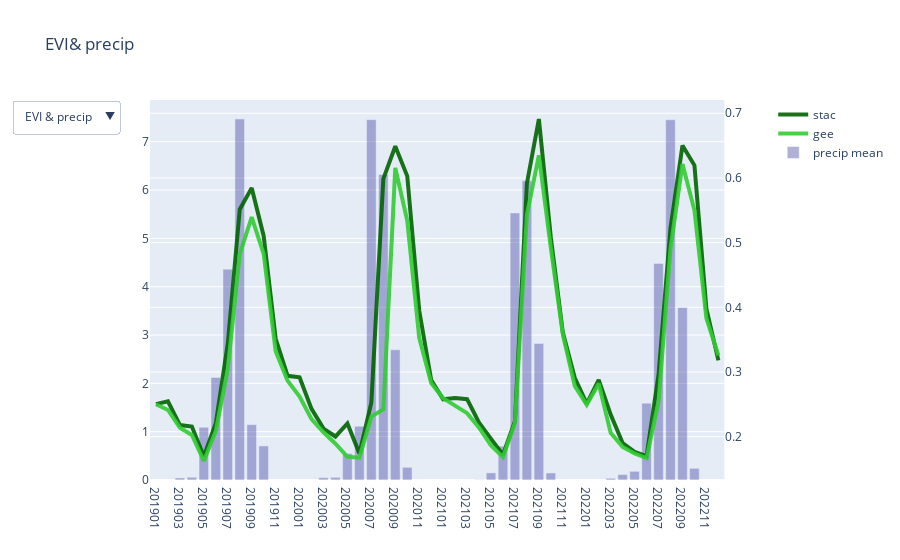

Notebook code cell kept with this figure:
### Code cell
## corr coeff for STAC vs GEE time series 

import plotly.graph_objects as go
from plotly.subplots import make_subplots
import os
import pandas as pd
from scipy.stats import pearsonr   

commonStartYR=2019
commonEndYR=2022
VI="EVI"
stacFi=r"C:\Users\Lauren\Downloads\fieldPts_stac"+VI+"1822.csv"
geeFi=r"C:\Users\Lauren\Downloads\fieldPts_gee"+VI+"1923.csv"

df1 = pd.read_csv(stacFi, index_col=["Unnamed: 0", "geometry"])
df1.columns = [i.split("_")[-1] for i in df1.columns.to_list() ]
df1 = df1[[i for i in df1.columns.to_list() if int(i[:4]) >= commonStartYR and int(i[:4]) <= commonEndYR]]
for col in df1.columns.to_list(): 
    df1[col] = df1[col].mask(df1[col] >= 1, 1)
    df1[col] = df1[col].mask(df1[col] <= -1, -1)
stac_means =[df1[i].values[~np.isnan(df1[i].values)].mean() for i in df1.columns.to_list()]

df2 = pd.read_csv(geeFi, index_col=["Unnamed: 0", "geometry"])
df2.columns = [i.split("_")[-1] for i in df2.columns.to_list() ]
df2 = df2[[i for i in df2.columns.to_list() if int(i[:4]) >= commonStartYR and int(i[:4]) <= commonEndYR]]
if VI=="EVI":
    for col in df2.columns.to_list():
        df2[col] = df2[col].mask(df2[col] >= 10000, 10000)
        df2[col] = df2[col].mask(df2[col] <= 0, 0)
elif VI=="NDMI1":
    for col in df2.columns.to_list(): 
        df2[col] = df2[col].mask(df2[col] >= 1000, 1000)
        df2[col] = df2[col].mask(df2[col] <= -2000, -2000)        
        
gee_means = [i/10000 for i in df2.mean().to_list()]

VI_dates = df2.columns.to_list()

print('stac vs gee '+VI+' '+str(commonStartYR)+'-'+str(commonEndYR)+':',  pearsonr(stac_means, gee_means))

### step 3: PLOT TIME SERIES

out_dir = r"C:\Users\Lauren\Documents\01_Demilunes"
CLIfi=r"C:\Users\Lauren\Desktop\village_climate.csv"
tempVars = ["max", "mean", "min"]
opacities=[0.3, 0.7, 0.3]
Twidths = [1,2,1]

colors = {'stac':'darkgreen',
          'gee': 'limegreen', 
          'precip': 'navy',
          'Tmin': 'chocolate',
          'Tmax': 'firebrick',
         }

Cdf = pd.read_csv(CLIfi, index_col=["Unnamed: 0", "villID", "treated"])
Pdf = Cdf[[i for i in Cdf.columns.to_list() if i.startswith("precip") and i.endswith("mean")]]
Pdf.columns = [i.split("_")[1] for i in Pdf.columns.to_list() ]
Pdf = Pdf[[i for i in Pdf.columns.to_list() if int(i[:4]) >= commonStartYR and int(i[:4]) <= commonEndYR]]
PrecipMean =[Pdf[i].values[~np.isnan(Pdf[i].values)].mean() for i in Pdf.columns.to_list()]

HighTemps = []
LowTemps = []
for tempVar in tempVars:
    Tdf = Cdf[[i for i in Cdf.columns.to_list() if i.startswith("Tmax") and i.endswith(tempVar)]]
    Tdf.columns = [i.split("_")[1] for i in Tdf.columns.to_list() ]
    Tdf = Tdf[[i for i in Tdf.columns.to_list() if int(i[:4]) >= commonStartYR and int(i[:4]) <= commonEndYR]]
    TempStatMax =[Tdf[i].values[~np.isnan(Tdf[i].values)].mean() for i in Tdf.columns.to_list()]
    HighTemps.append(TempStatMax)

    TdfMin = Cdf[[i for i in Cdf.columns.to_list() if i.startswith("Tmin") and i.endswith(tempVar)]]
    TdfMin.columns = [i.split("_")[1] for i in TdfMin.columns.to_list() ]
    TdfMin = TdfMin[[i for i in TdfMin.columns.to_list() if int(i[:4]) >= commonStartYR and int(i[:4]) <= commonEndYR]]
    TempStatMin =[TdfMin[i].values[~np.isnan(TdfMin[i].values)].mean() for i in TdfMin.columns.to_list()]
    LowTemps.append(TempStatMin)
    
fig = make_subplots(specs=[[{"secondary_y": True}]])
fig.add_trace( go.Scatter(x=VI_dates, y=stac_means, line={'width': 4}, opacity=0.9, name="stac", marker_color=colors['stac']), secondary_y=True )
fig.add_trace( go.Scatter(x=VI_dates, y=gee_means, line={'width': 4}, opacity=0.9, name="gee", marker_color=colors['gee']), secondary_y=True )
fig.add_trace( go.Bar(x=VI_dates, y=PrecipMean, opacity=0.3, name="precip mean", marker_color=colors['precip']), secondary_y=False ) 

# ## temps (min-mean-max) stacked bar chart
c=0
for h, l in list(zip(HighTemps, LowTemps)):
    fig.add_trace( go.Scatter(
        name = tempVars[c]+" HighTemp",
        line={'width':Twidths[c]},
         x=VI_dates, y=h,  
         offsetgroup=1,
        opacity=opacities[c], marker_color=colors['Tmax']
     ),  secondary_y=False   )
    fig.add_trace( go.Scatter(
        name = tempVars[c]+" LowTemp",
        line={'width':Twidths[c]},
         x=VI_dates, y=l,  
         offsetgroup=1,
        opacity=opacities[c], marker_color=colors['Tmin']
     ),  secondary_y=False   )
    c+=1

fig.update_layout(
    updatemenus=[dict( active=0, buttons=list(  [    
        
             dict(label = "ALL",
                  method = 'update',
                  args = [{'visible': [True, True, True, True, True, True, True, True, True]}, 
                          {'title': 'stac and gee EVI w/ precip & temps',
                           'showlegend':True}]),
        
             dict(label = VI+" & precip",
                  method = 'update',
                  args = [{'visible': [True, True, True, False, False, False, False, False, False]}, 
                          {'title':  VI+ "& precip",
                           'showlegend':True}]),

             dict(label = VI+" & temps",
                  method = 'update',
                  args = [{'visible':[True, True, False, True, True, True, True, True, True]}, 
                          {'title':  VI+" & temps",
                           'showlegend':True}]),
            ]) ) ])
    
fig.update_layout(title_text="stac and gee "+VI+" w/ precip & temps")
fig.show()
fig.write_html(os.path.join(out_dir, "stac_vs_gee_"+VI+".html"))

print('precip vs gee '+VI+' '+str(commonStartYR)+'-'+str(commonEndYR)+':',  pearsonr(PrecipMean, gee_means))
print('precip vs stac '+VI+' '+str(commonStartYR)+'-'+str(commonEndYR)+':',  pearsonr(PrecipMean, stac_means))

## one month lag
PrecipMean.insert(0, 0)
print('gee 1month lag:', pearsonr(PrecipMean[1:-1], gee_means[1:]))
print('stac 1month lag:', pearsonr(PrecipMean[1:-1], stac_means[1:]))

### Figure 1 — Plotly figure (JSON) as saved in the notebook; plotly's stock layout.template omitted (floating-point values rounded to 4 significant figures)
{"data": [{"line": {"width": 4}, "marker": {"color": "darkgreen"}, "name": "stac", "opacity": 0.9, "type": "scatter", "visible": true, "x": ["201901", "201902", "201903", "201904", "201905", "201906", "201907", "201908", "201909", "201910", "201911", "201912", "202001", "202002", "202003", "202004", "202005", "202006", "202007", "202008", "202009", "202010", "202011", "202012", "202101", "202102", "202103", "202104", "202105", "202106", "202107", "202108", "202109", "202110", "202111", "202112", "202201", "202202", "202203", "202204", "202205", "202206", "202207", "202208", "202209", "202210", "202211", "202212"], "xaxis": "x", "y": [0.2504, 0.2545, 0.218, 0.2157, 0.1696, 0.2207, 0.3439, 0.5513, 0.5846, 0.5104, 0.3518, 0.2942, 0.2919, 0.243, 0.2125, 0.2003, 0.2205, 0.1742, 0.2529, 0.5986, 0.649, 0.6028, 0.3951, 0.2877, 0.2579, 0.2599, 0.258, 0.2216, 0.1966, 0.172, 0.224, 0.5915, 0.6912, 0.5081, 0.3614, 0.291, 0.2511, 0.2876, 0.2341, 0.1902, 0.1766, 0.1701, 0.2957, 0.5225, 0.6501, 0.6196, 0.398, 0.318], "yaxis": "y2"}, {"line": {"width": 4}, "marker": {"color": "limegreen"}, "name": "gee", "opacity": 0.9, "type": "scatter", "visible": true, "x": ["201901", "201902", "201903", "201904", "201905", "201906", "201907", "201908", "201909", "201910", "201911", "201912", "202001", "202002", "202003", "202004", "202005", "202006", "202007", "202008", "202009", "202010", "202011", "202012", "202101", "202102", "202103", "202104", "202105", "202106", "202107", "202108", "202109", "202110", "202111", "202112", "202201", "202202", "202203", "202204", "202205", "202206", "202207", "202208", "202209", "202210", "202211", "202212"], "xaxis": "x", "y": [0.2501, 0.2413, 0.2139, 0.2026, 0.1624, 0.2089, 0.3049, 0.4823, 0.5395, 0.4827, 0.3323, 0.2865, 0.2619, 0.2272, 0.2069, 0.1892, 0.1689, 0.1676, 0.231, 0.2425, 0.6155, 0.534, 0.3528, 0.283, 0.2594, 0.2484, 0.2364, 0.214, 0.1865, 0.1684, 0.2212, 0.5434, 0.635, 0.4919, 0.3581, 0.2786, 0.2494, 0.2822, 0.2059, 0.1842, 0.174, 0.1669, 0.2544, 0.4909, 0.6216, 0.5501, 0.3829, 0.3258], "yaxis": "y2"}, {"marker": {"color": "navy"}, "name": "precip mean", "opacity": 0.3, "type": "bar", "visible": true, "x": ["201901", "201902", "201903", "201904", "201905", "201906", "201907", "201908", "201909", "201910", "201911", "201912", "202001", "202002", "202003", "202004", "202005", "202006", "202007", "202008", "202009", "202010", "202011", "202012", "202101", "202102", "202103", "202104", "202105", "202106", "202107", "202108", "202109", "202110", "202111", "202112", "202201", "202202", "202203", "202204", "202205", "202206", "202207", "202208", "202209", "202210", "202211", "202212"], "xaxis": "x", "y": [4.609e-05, 1.093e-05, 0.04194, 0.05646, 1.09, 2.121, 4.362, 7.47, 1.145, 0.7048, 0.0003764, 3.433e-05, 0, 0, 0.04775, 0.0537, 0.5487, 1.111, 7.456, 6.32, 2.694, 0.2617, 0.0002848, 0, 0, 0, 0.0006328, 0.007067, 0.147, 0.6992, 5.525, 6.191, 2.824, 0.1446, 0, 0, 1.324e-05, 0, 0.03542, 0.1127, 0.1792, 1.588, 4.482, 7.454, 3.569, 0.2414, 8.722e-05, 0.0001177], "yaxis": "y"}, {"line": {"width": 1}, "marker": {"color": "firebrick"}, "name": "max HighTemp", "offsetgroup": "1", "opacity": 0.3, "type": "scatter", "visible": false, "x": ["201901", "201902", "201903", "201904", "201905", "201906", "201907", "201908", "201909", "201910", "201911", "201912", "202001", "202002", "202003", "202004", "202005", "202006", "202007", "202008", "202009", "202010", "202011", "202012", "202101", "202102", "202103", "202104", "202105", "202106", "202107", "202108", "202109", "202110", "202111", "202112", "202201", "202202", "202203", "202204", "202205", "202206", "202207", "202208", "202209", "202210", "202211", "202212"], "xaxis": "x", "y": [34.15, 36.56, 40.28, 41.57, 43.16, 39.48, 37.71, 34.22, 37.46, 38.71, 38.33, 35.08, 35.36, 35.76, 40.88, 42.67, 42.2, 40.77, 37.09, 34.06, 35.98, 37.55, 35.27, 37.59, 37.31, 35.21, 40.7, 42.22, 42.41, 41.72, 37.04, 34.31, 36.07, 38.04, 37.66, 35.78, 32.47, 35.36, 39.74, 42.48, 42.31, 40.42, 36.5, 33.9, 34.23, 35.84, 34.6, 36.96], "yaxis": "y"}, {"line": {"width": 1}, "marker": {"color": "chocolate"}, "name": "max LowTemp", "offsetgroup": "1", "opacity": 0.3, "type": "scatter", "visible": false, "x": ["201901", "201902", "201903", "201904", "201905", "201906", "201907", "201908", "201909", "201910", "201911", "201912", "202001", "202002", "202003", "202004", "202005", "202006", "202007", "202008", "202009", "202010", "202011", "202012", "202101", "202102", "202103", "202104", "202105", "202106", "202107", "202108", "202109", "202110", "202111", "202112", "202201", "202202", "202203", "202204", "202205", "202206", "202207", "202208", "202209", "202210", "202211", "202212"], "xaxis": "x", "y": [18.32, 24.01, 25.7, 29.19, 29.7, 27.61, 26.78, 25.52, 25.6, 25.72, 22.28, 19.6, 19.12, 20.43, 28.02, 28.96, 30.15, 28.61, 26.78, 25.88, 25.67, 25.03, 21.86, 20.93, 19.24, 19.09, 26.65, 27.14, 27.44, 28.65, 27.16, 25.56, 25.59, 24.25, 21.74, 20.49, 18.23, 18.67, 25.13, 28.22, 30.3, 27.18, 26.2, 25.32, 25.85, 25.84, 21.37, 21.28], "yaxis": "y"}, {"line": {"width": 2}, "marker": {"color": "firebrick"}, "name": "mean HighTemp", "offsetgroup": "1", "opacity": 0.7, "type": "scatter", "visible": false, "x": ["201901", "201902", "201903", "201904", "201905", "201906", "201907", "201908", "201909", "201910", "201911", "201912", "202001", "202002", "202003", "202004", "202005", "202006", "202007", "202008", "202009", "202010", "202011", "202012", "202101", "202102", "202103", "202104", "202105", "202106", "202107", "202108", "202109", "202110", "202111", "202112", "202201", "202202", "202203", "202204", "202205", "202206", "202207", "202208", "202209", "202210", "202211", "202212"], "xaxis": "x", "y": [30.44, 31.39, 37.16, 40.45, 39.63, 36.65, 33.74, 31.42, 35.05, 35.5, 36.67, 32.17, 28.99, 31.2, 37.35, 40.61, 39.92, 37.8, 33.23, 30.98, 33.05, 35.51, 33.2, 34.22, 32.47, 31.57, 36.74, 40.21, 40.78, 38.03, 33.4, 32.22, 33.93, 36.41, 36.64, 31.77, 28.52, 31.35, 36.42, 40.31, 39.94, 36.63, 32.89, 30.83, 32.57, 34.61, 32.72, 31.71], "yaxis": "y"}, {"line": {"width": 2}, "marker": {"color": "chocolate"}, "name": "mean LowTemp", "offsetgroup": "1", "opacity": 0.7, "type": "scatter", "visible": false, "x": ["201901", "201902", "201903", "201904", "201905", "201906", "201907", "201908", "201909", "201910", "201911", "201912", "202001", "202002", "202003", "202004", "202005", "202006", "202007", "202008", "202009", "202010", "202011", "202012", "202101", "202102", "202103", "202104", "202105", "202106", "202107", "202108", "202109", "202110", "202111", "202112", "202201", "202202", "202203", "202204", "202205", "202206", "202207", "202208", "202209", "202210", "202211", "202212"], "xaxis": "x", "y": [14.93, 16.41, 22.79, 25.15, 27.82, 25.73, 24.74, 24.07, 24.16, 23.87, 20.09, 15.76, 14.94, 16.15, 21.67, 26.11, 27.72, 26.4, 24.14, 23.98, 23.94, 22.45, 18.61, 17.74, 15.66, 16.32, 21.43, 23.7, 25.74, 26.36, 24.61, 23.78, 23.83, 21.44, 19.57, 16.88, 14.55, 15.55, 21.48, 25.37, 27.35, 25.41, 24.4, 23.8, 23.65, 21.89, 17.32, 16.98], "yaxis": "y"}, {"line": {"width": 1}, "marker": {"color": "firebrick"}, "name": "min HighTemp", "offsetgroup": "1", "opacity": 0.3, "type": "scatter", "visible": false, "x": ["201901", "201902", "201903", "201904", "201905", "201906", "201907", "201908", "201909", "201910", "201911", "201912", "202001", "202002", "202003", "202004", "202005", "202006", "202007", "202008", "202009", "202010", "202011", "202012", "202101", "202102", "202103", "202104", "202105", "202106", "202107", "202108", "202109", "202110", "202111", "202112", "202201", "202202", "202203", "202204", "202205", "202206", "202207", "202208", "202209", "202210", "202211", "202212"], "xaxis": "x", "y": [25.91, 26.75, 33.88, 38.42, 34.09, 32.46, 29.33, 28.24, 31.15, 32.13, 30.5, 29.5, 21.27, 28.09, 30.27, 37.17, 37.79, 34.86, 30.1, 28.04, 28.7, 29.93, 30.95, 28.73, 27.73, 25.25, 31.66, 35.71, 38.84, 32.03, 27.33, 29.62, 27.2, 30.41, 35.32, 28.14, 25.16, 25.99, 32.89, 37.64, 36.64, 30.5, 27.37, 27.59, 29.43, 33.0, 30.43, 27.31], "yaxis": "y"}, {"line": {"width": 1}, "marker": {"color": "chocolate"}, "name": "min LowTemp", "offsetgroup": "1", "opacity": 0.3, "type": "scatter", "visible": false, "x": ["201901", "201902", "201903", "201904", "201905", "201906", "201907", "201908", "201909", "201910", "201911", "201912", "202001", "202002", "202003", "202004", "202005", "202006", "202007", "202008", "202009", "202010", "202011", "202012", "202101", "202102", "202103", "202104", "202105", "202106", "202107", "202108", "202109", "202110", "202111", "202112", "202201", "202202", "202203", "202204", "202205", "202206", "202207", "202208", "202209", "202210", "202211", "202212"], "xaxis": "x", "y": [10.82, 11.24, 20.36, 22.55, 25.37, 22.91, 22.6, 22.63, 22.84, 21.51, 18.38, 12.97, 10.54, 12.69, 16.55, 22.23, 23.98, 22.97, 22.56, 21.45, 22.14, 18.58, 16.38, 14.93, 12.39, 12.65, 18.03, 18.7, 23.26, 24.82, 22.53, 21.93, 21.63, 17.38, 17.73, 14.83, 11.49, 11.68, 17.41, 20.02, 24.59, 23.07, 23.17, 22.27, 22.11, 18.87, 13.95, 14.7], "yaxis": "y"}], "layout": {"autosize": true, "showlegend": true, "title": {"text": "EVI& precip"}, "updatemenus": [{"active": 1, "buttons": [{"args": [{"visible": [true, true, true, true, true, true, true, true, true]}, {"showlegend": true, "title": "stac and gee EVI w/ precip & temps"}], "label": "ALL", "method": "update"}, {"args": [{"visible": [true, true, true, false, false, false, false, false, false]}, {"showlegend": true, "title": "EVI& precip"}], "label": "EVI & precip", "method": "update"}, {"args": [{"visible": [true, true, false, true, true, true, true, true, true]}, {"showlegend": true, "title": "EVI & temps"}], "label": "EVI & temps", "method": "update"}]}], "xaxis": {"anchor": "y", "autorange": true, "domain": [0, 0.94], "range": [-0.5, 47.5], "type": "category"}, "yaxis": {"anchor": "x", "autorange": true, "domain": [0, 1], "range": [0, 7.863], "type": "linear"}, "yaxis2": {"anchor": "x", "autorange": true, "overlaying": "y", "range": [0.1331, 0.7205], "side": "right", "type": "linear"}}}
